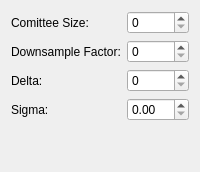
                     <widget class="QWidget" name="page_64">
                      <layout class="QGridLayout" name="gridLayout_88">
                       <item row="0" column="0">
                        <layout class="QFormLayout" name="formLayout_39">
                         <item row="0" column="0">
                          <widget class="QLabel" name="label_171">
                           <property name="text">
                            <string>Comittee Size:</string>
                           </property>
                          </widget>
                         </item>
                         <item row="0" column="1">
                          <widget class="QSpinBox" name="pipelineTool_hmm_continuous_committeeSize"/>
                         </item>
                         <item row="1" column="0">
                          <widget class="QLabel" name="label_172">
                           <property name="text">
                            <string>Downsample Factor:</string>
                           </property>
                          </widget>
                         </item>
                         <item row="1" column="1">
                          <widget class="QSpinBox" name="pipelineTool_hmm_continuous_downsampleFactor"/>
                         </item>
                         <item row="2" column="0">
                          <widget class="QLabel" name="label_170">
                           <property name="text">
                            <string>Delta:</string>
                           </property>
                          </widget>
                         </item>
                         <item row="2" column="1">
                          <widget class="QSpinBox" name="pipelineTool_hmm_continuous_delta"/>
                         </item>
                         <item row="3" column="0">
                          <widget class="QLabel" name="label_173">
                           <property name="text">
                            <string>Sigma:</string>
                           </property>
                          </widget>
                         </item>
                         <item row="3" column="1">
                          <widget class="QDoubleSpinBox" name="pipelineTool_hmm_continuous_sigma"/>
                         </item>
                        </layout>
                       </item>
                       <item row="1" column="0">
                        <spacer name="verticalSpacer_8">
                         <property name="orientation">
                          <enum>Qt::Vertical</enum>
                         </property>
                         <property name="sizeHint" stdset="0">
                          <size>
                           <width>20</width>
                           <height>40</height>
                          </size>
                         </property>
                        </spacer>
                       </item>
                      </layout>
                     </widget>
